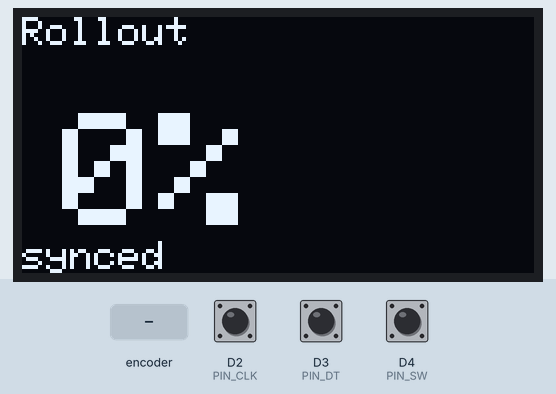
Recording of a sketch running on a simulated Arduino Uno R4 WiFi. On the bench: 128×64 one-colour display. Inputs (shaded band) come from the test bench; at power-on: D4 (PIN_SW) HIGH, D2 (PIN_CLK) HIGH, D3 (PIN_DT) HIGH. WiFi joins after 1.5 s; servers stay silent unless stated; uploads are accepted with an empty reply; what the sketch prints to the serial monitor is not drawn.

Above: at 2.7 s.
2.8 s: rotary encoder on D2 (PIN_CLK) / D3 (PIN_DT) turned 3 steps (first pin leading)
At 3.8 s:
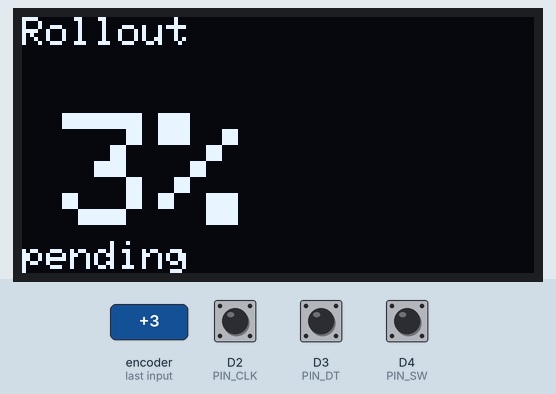
4.9 s: D4 (PIN_SW) pulled LOW for 0.15 s
At 6.0 s:
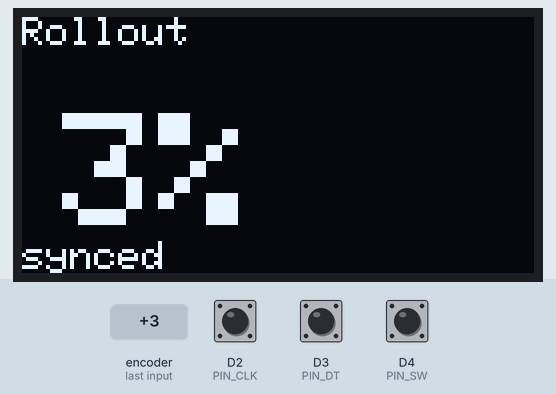
6.7 s: rotary encoder on D2 (PIN_CLK) / D3 (PIN_DT) turned 1 step (first pin leading)
At 7.6 s:
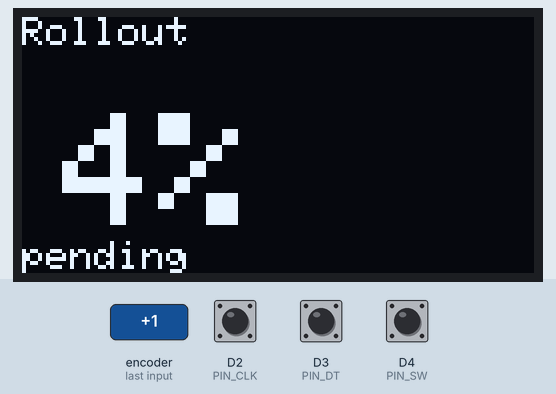
8.4 s: rotary encoder on D2 (PIN_CLK) / D3 (PIN_DT) turned 2 steps (second pin leading)
At 9.9 s:
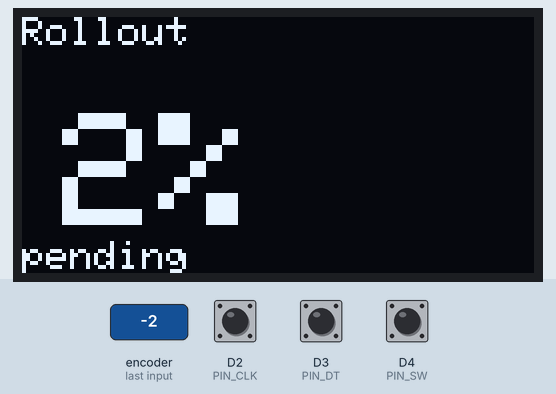
10.3 s: D4 (PIN_SW) pulled LOW for 1 s
At 10.46 s:
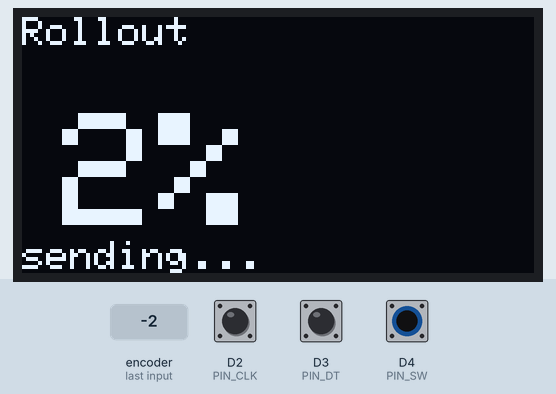
Timing chart, 0 to 13.3 s (numbered marks = the images above; inputs shaded):
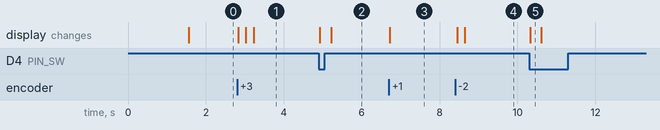

Measured:
- after the input at 2.8 s, the display: first changes at once (image 1 shows a later state)
- after the input at 4.9 s, the display: first changes at once (image 2 shows a later state)
- after the input at 6.7 s, the display: changes at once (image 3)
- after the input at 8.4 s, the display: first changes after 0.05 s (image 4 shows a later state)
- after the input at 10.3 s, the display: changes at once (image 5)

The sketch:

rollout-knob.ino
```cpp
// KY-040 + OLED — Phase 4: WiFi + HTTP POST to backend
// Arduino UNO R4 WiFi

#include <WiFiS3.h>
#include <Wire.h>
#include <Adafruit_GFX.h>
#include <Adafruit_SSD1306.h>
#include "arduino_secrets.h"

const int SERVER_PORT = 3000;
const char* SERVER_PATH = "/rollout";

#define SCREEN_WIDTH 128
#define SCREEN_HEIGHT 64
#define OLED_RESET -1
#define SCREEN_ADDRESS 0x3C

Adafruit_SSD1306 display(SCREEN_WIDTH, SCREEN_HEIGHT, &Wire, OLED_RESET);
WiFiClient client;

const int PIN_CLK = 2;
const int PIN_DT  = 3;
const int PIN_SW  = 4;

enum State { SYNCED, PENDING, SENDING };
State state = SYNCED;

int counter = 0;
int syncedValue = 0;
int lastClkState;
int lastButtonState = HIGH;

void setup() {
  Serial.begin(9600);

  pinMode(PIN_CLK, INPUT);
  pinMode(PIN_DT, INPUT);
  pinMode(PIN_SW, INPUT_PULLUP);
  lastClkState = digitalRead(PIN_CLK);

  if (!display.begin(SSD1306_SWITCHCAPVCC, SCREEN_ADDRESS)) {
    Serial.println("SSD1306 not found");
    while (true);
  }

  Serial.print("Connecting to WiFi");
  WiFi.begin(WIFI_SSID, WIFI_PASSWORD);
  while (WiFi.status() != WL_CONNECTED) {
    delay(500);
    Serial.print(".");
  }
  Serial.println();
  Serial.print("Connected. IP: ");
  Serial.println(WiFi.localIP());

  updateDisplay();
}

void loop() {
  int clkState = digitalRead(PIN_CLK);
  if (clkState != lastClkState && clkState == LOW) {
    if (digitalRead(PIN_DT) != clkState) {
      counter++;
    } else {
      counter--;
    }
    if (counter > 100) counter = 100;
    if (counter < 0)   counter = 0;

    state = (counter == syncedValue) ? SYNCED : PENDING;

    Serial.print("Value: ");
    Serial.println(counter);
    updateDisplay();
  }
  lastClkState = clkState;

  int buttonState = digitalRead(PIN_SW);
  if (buttonState == LOW && lastButtonState == HIGH) {
    if (counter != syncedValue) {
      commit();
    }
    delay(50);
  }
  lastButtonState = buttonState;
}

void commit() {
  state = SENDING;
  updateDisplay();

  bool ok = sendValue(counter);

  if (ok) {
    syncedValue = counter;
    state = SYNCED;
    Serial.print(">>> Sent: ");
    Serial.println(syncedValue);
  } else {
    state = PENDING;
    Serial.println(">>> Send failed");
  }
  updateDisplay();
}

bool sendValue(int value) {
  String body = "{\"rollout_percentage\":" + String(value) + "}";

  Serial.print("[sendValue] POST ");
  Serial.print(value);
  Serial.print(" -> ");
  Serial.print(SERVER_HOST);
  Serial.println(SERVER_PATH);

  if (!client.connect(SERVER_HOST, SERVER_PORT)) {
    Serial.println("[sendValue] connection failed");
    return false;
  }

  client.print("POST ");
  client.print(SERVER_PATH);
  client.println(" HTTP/1.1");

  client.print("Host: ");
  client.println(SERVER_HOST);

  client.println("Content-Type: application/json");

  client.print("X-API-Key: ");
  client.println(API_KEY);

  client.print("Content-Length: ");
  client.println(body.length());

  client.println("Connection: close");
  client.println();
  client.println(body);

  unsigned long timeout = millis() + 5000;
  while (client.available() == 0) {
    if (millis() > timeout) {
      Serial.println("[sendValue] response timeout");
      client.stop();
      return false;
    }
  }

  String statusLine = client.readStringUntil('\n');
  Serial.print("[sendValue] response: ");
  Serial.println(statusLine);

  client.stop();

  return statusLine.indexOf("200") != -1;
}

void updateDisplay() {
  display.clearDisplay();

  display.setTextSize(1);
  display.setTextColor(SSD1306_WHITE);
  display.setCursor(0, 0);
  display.println("Rollout");

  display.setTextSize(4);
  display.setCursor(10, 24);
  display.print(counter);
  display.print("%");

  display.setTextSize(1);
  display.setCursor(0, 56);
  switch (state) {
    case SYNCED:  display.print("synced");  break;
    case PENDING: display.print("pending"); break;
    case SENDING: display.print("sending..."); break;
  }

  display.display();
}
```
